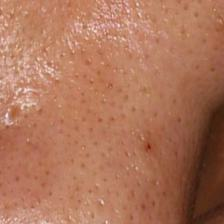
#> input picture dataset/augmented data/rgb/224/224_rgb_komedo/k_10_1999.jpg, 224 x 224 px; its folder holds 4 pictures in this run
$ python img-rgb-to-gray.py
#> lines starting #> are read from the running program, lines starting #| are printed output that depends on the picture
import cv2 as cv
import glob

# image path
# image_path = 'dataset/rgb/224/224_rgb_bopeng/*.jpg'
# image_path = 'dataset/rgb/224/224_rgb_jerawat/*.jpg'
image_path = 'dataset/rgb/224/224_rgb_komedo/*.jpg'

# target directory
# target_directory = 'dataset/grayscale/224/224_gray_bopeng/'
# target_directory = 'dataset/grayscale/224/224_gray_jerawat/'
target_directory = 'dataset/grayscale/224/224_gray_komedo/'

my_images = list(glob.glob(image_path))

for i, image_name in enumerate(my_images):
    image = cv.imread(image_name)
#> image is the input picture: shape (224, 224, 3); mean B, G, R 89.8, 116.2, 173.6
    image_gray = cv.cvtColor(image, cv.COLOR_BGR2GRAY)
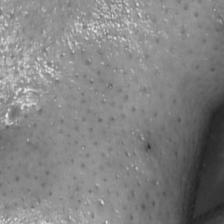
#> image_gray: shape (224, 224); min 32, max 233, mean 130.4
    cv.imwrite(target_directory + 'k_gray_{}.jpg'.format(i), image_gray)
#> pass 2 of the loop `for i, image_name in enumerate(my_images):`:
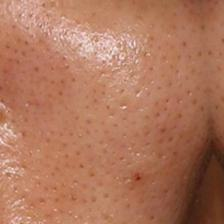
#> input picture dataset/augmented data/rgb/224/224_rgb_komedo/k_10_3859.jpg, 224 x 224 px
#> image is the input picture: shape (224, 224, 3); mean B, G, R 92.1, 118.1, 174.9
#> `image_gray = cv.cvtColor(image, cv.COLOR_BGR2GRAY)`:
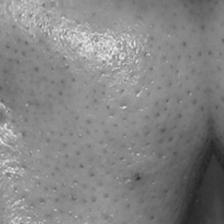
#> image_gray: shape (224, 224); min 35, max 237, mean 132.2
#> pass 3 of the loop `for i, image_name in enumerate(my_images):`:
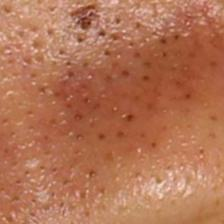
#> input picture dataset/augmented data/rgb/224/224_rgb_komedo/k_12_4569.jpg, 224 x 224 px
#> image is the input picture: shape (224, 224, 3); mean B, G, R 84.7, 115.2, 179.1
#> `image_gray = cv.cvtColor(image, cv.COLOR_BGR2GRAY)`:
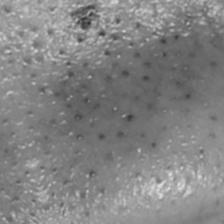
#> image_gray: shape (224, 224); min 46, max 223, mean 130.8
#> the loop made 4 passes; the first 3 are shown

# cv.imwrite('b.jpg', image_gray)
# cv.imshow('gray', image_gray)
# cv.waitKey(0)
